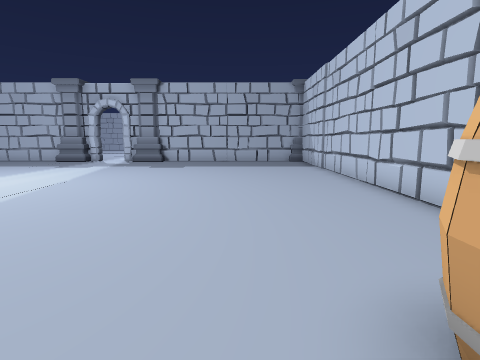
[1] (above)

16 first-person views from a walk through a Unity game level. The camera is 1.3 m above the floor, tilts 8° down and sees 80° across. The floor is counted in squares, 1 m on a side. Each view is taken from the middle of a square. On the plan, view 1 faces up. The plan holds only what a view shows up to about 13 squares ahead; the rest is blank. The place goes on beyond the plan. The player character is not drawn. Door leaves are left out, so doorways stand open.

[2]
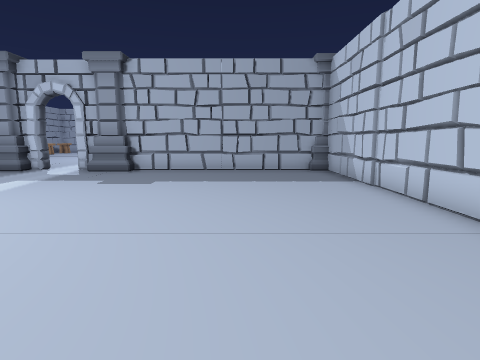

[3]
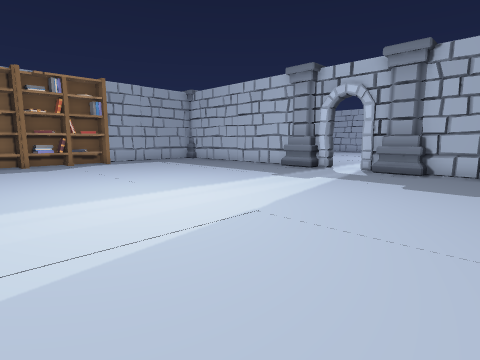

[4]
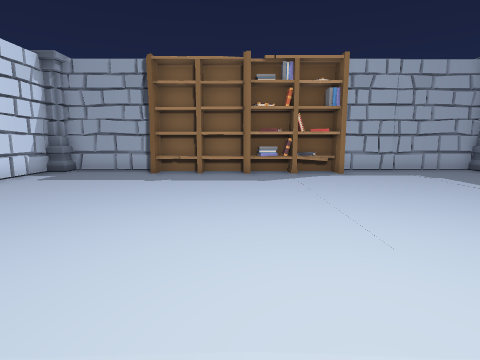

[5]
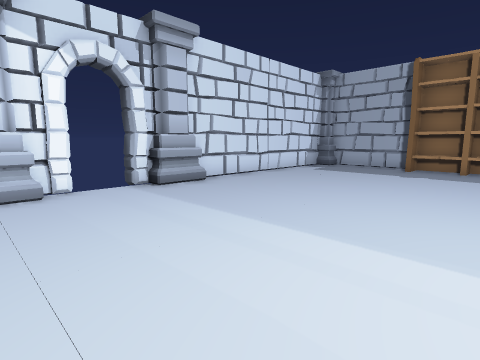

[6]
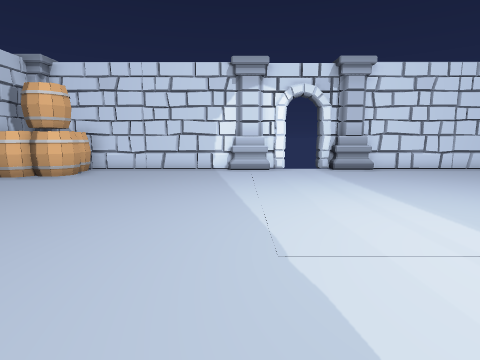

[7]
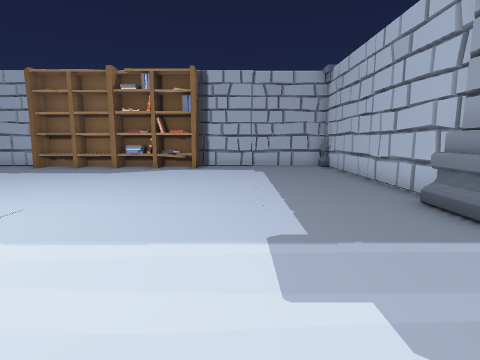

[8]
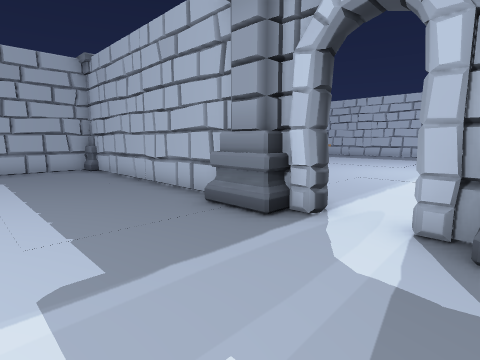

[9]
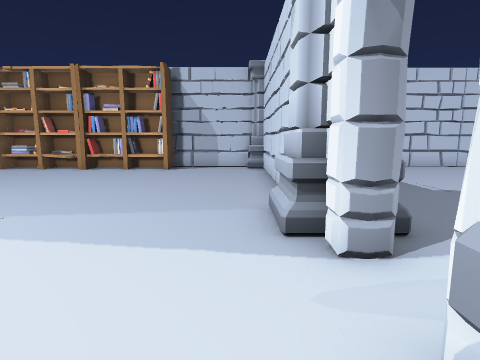

[10]
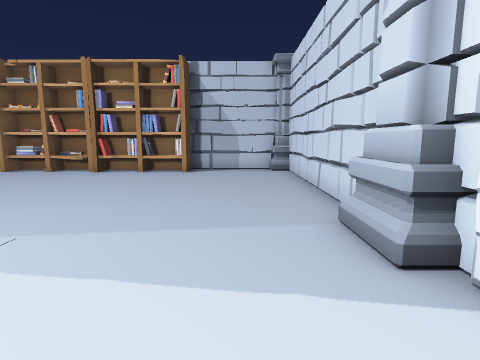

[11]
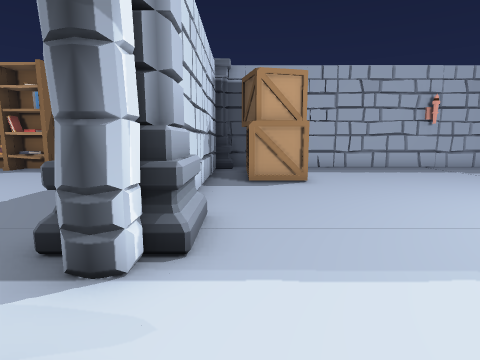

[12]
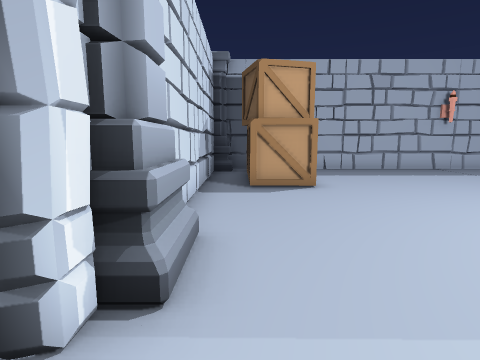

[13]
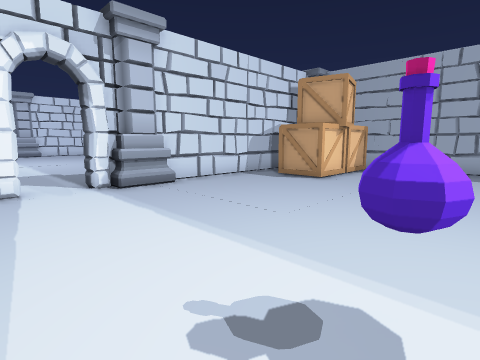

[14]
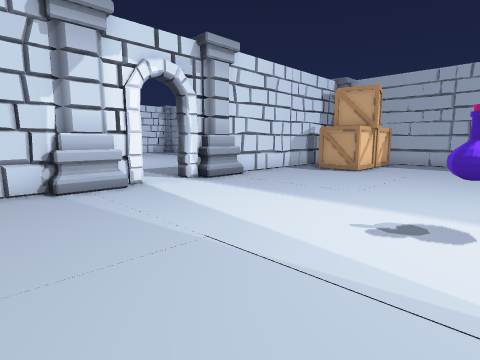

[15]
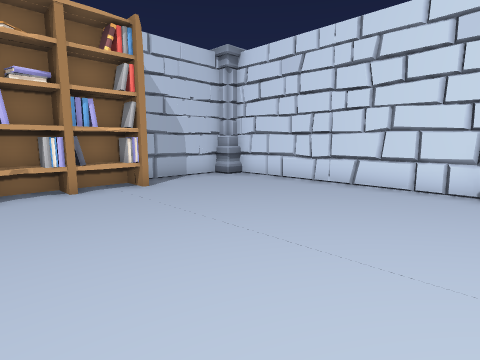

[16]
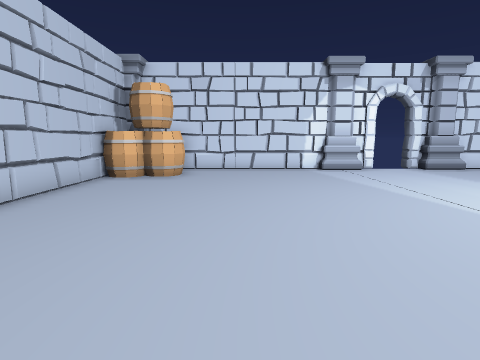

### Floor plan
Points are (right, up) in squares from view 1. A wall is a line through its corners. A room is listed if a view was taken in it or the views show most of it. See-through windows are left out.
Room 1 (views 1, 2, 3, 4, 5, 6, 7, 8, 16)
walls: (-7, -0.8) (-6, -0.8); (-9.4, -0.8) (-8.6, -0.8); (-4.9, -0.8) (2.5, -0.8); (-6, 17.3) (-7.1, 17.3) (-7, 17.9); (-10.8, 17.3) (-19.1, 17.3); (-8.6, 17.9) (-8.4, 17.5); (-19.4, 3.2) (-19.4, 0.5); (-18.9, -0.8) (-10.4, -0.8); (3.8, -0.3) (3.8, 17.2); (-19.4, 17.2) (-19.4, 11.5); (3.5, 17.3) (-4.3, 17.3)
low walls: (-8.6, 17.9) (-8.5, 17.5)
ways out: opening at (-8, 18) to room 2; open door at (-7.5, -1)
objects: column (-19, 0); other object (-19, 4) to (-18, 7); books (-19, 7) to (-18, 11); column (-10, 17) to (-9, 17); column (-6, 17) to (-5, 17); barrel (1, 1) to (2, 2); barrel (2, 0); column (3, 0); barrel (3, 1) to (3, 2)
Room 2 (views 9, 10, 11, 12, 13, 14, 15)
walls: (-7, 17.9) (-6, 17.9); (-9.4, 17.9) (-8.6, 17.9); (-4.9, 17.9) (2.5, 17.9); (-18.4, 17.9) (-10.4, 17.9); (-19.4, 26.5) (-19.4, 18.4); (3.8, 18.4) (3.8, 22.2)
ways out: opening at (-8, 18) to room 1
objects: column (-19, 18); box (-18, 20) to (-17, 21); box (-18, 20) to (-16, 21); box (-16, 20) to (-15, 21); other object (-8, 25) to (-8, 26); column (3, 18); books (3, 22) to (3, 25); books (3, 26)

Positions as (right, up) in squares from view 1, and headings:
1: (0, 0), facing up
2: (0, 5), facing up
3: (-2, 5), facing up-left
4: (-7, 7), facing left
5: (-5, 7), facing down-left
6: (-5, 12), facing down
7: (-5, 13), facing left
8: (-6, 13), facing up-left
9: (-10, 19), facing right
10: (-9, 20), facing right
11: (-6, 19), facing left
12: (-7, 19), facing left
13: (-6, 26), facing down-left
14: (-3, 26), facing down-left
15: (-5, 26), facing down-right
16: (-1, 12), facing down
